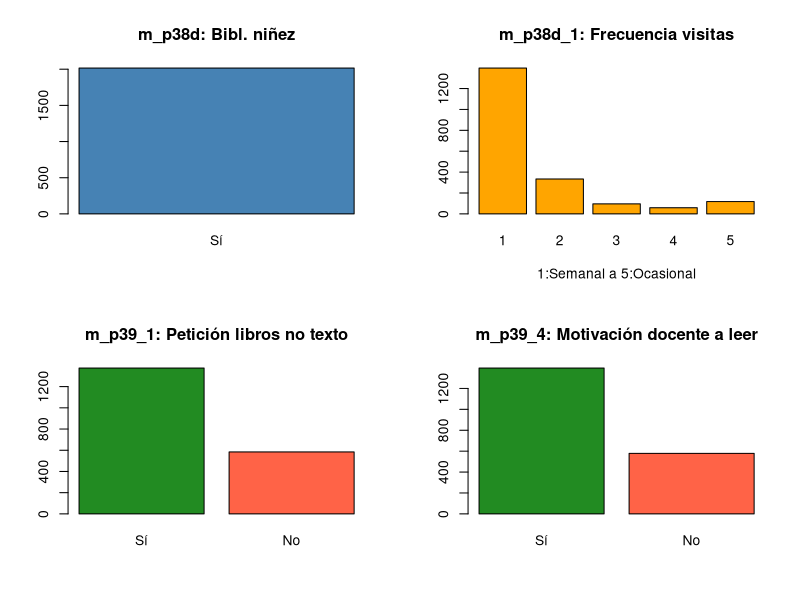
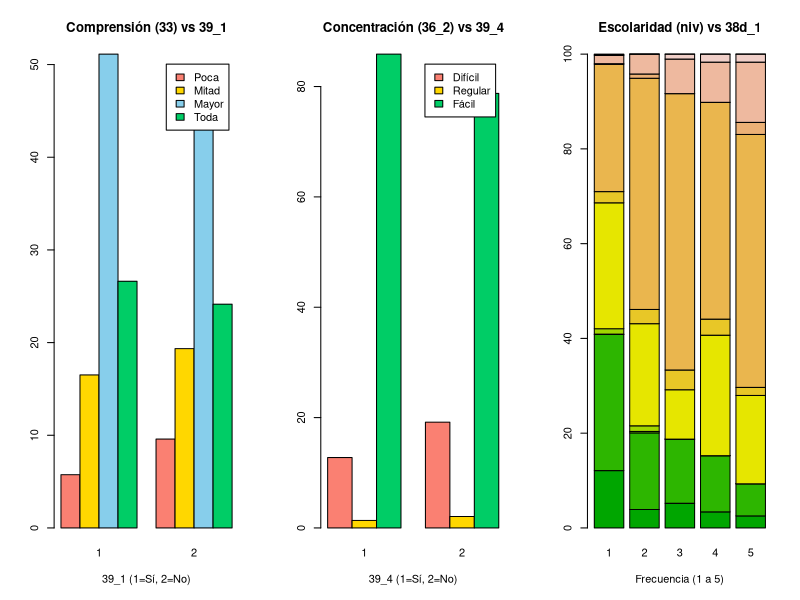

Source code (R) for these figures, in order:
# Guardar los datos en un datafram y identificar las variables
# Con las que debo trabajar
datos = read.csv("MOLEC_2025_limpia.csv")
vars = c("m_p38d", "m_p38d_1", "m_p39_1", "m_p39_4")


# -----------------
# Convertir el valor 9 a NA
# -----------------

# Contar cuantas veces aparece el valor 9 en cada variable
conteo_9 = sapply(datos[vars], function(x) sum(x == 9, na.rm = TRUE))

# Calcular el porcentaje de veces que aparece el 9 en cada variable
pct_9 = sapply(datos[vars], function(x) round(mean(x == 9, na.rm = TRUE) * 100, 2))

# Imprimir los resultados en un data frame 
reporte_9 = data.frame(Variable = vars, Conteo_9 = conteo_9, Porcentaje = paste0(pct_9, "%"))
print(reporte_9, row.names = FALSE)

# En cada variable, convertir el valor 9 a NA
datos[vars] <- lapply(datos[vars], function(x) ifelse(x == 9, NA, x))


# -----------------
# Descripcion de variables
# -----------------

# Data frame que describe cada variable
descripcion <- data.frame(
  Variable = vars,
  Pregunta = c(
    "¿Padres lo llevaban a bibliotecas/librerías de niño?",
    "Frecuencia con que lo llevaban a bibliotecas/librerías",
    "¿Maestros de primaria pedían leer libros no de texto?",
    "¿Maestros de primaria motivaban a leer libros?"
  ),
  Tipo = c("Dicotómica (1=Sí)", "Ordinal (1=Semanal a 5=Ocasional)", "Dicotómica (1=Sí, 2=No)", "Dicotómica (1=Sí, 2=No)"),
  Pct_NoRecuerda = paste0(pct_9, "%"),
  Validos_N = sapply(datos[vars], function(x) sum(!is.na(x)))
)
print(descripcion, row.names = FALSE)

# -----------------
# Tablas de frecuencias
# -----------------
for (v in vars) {
  cat("\nVariable:", v, "\n")
  print(round(prop.table(table(datos[[v]])) * 100, 2))
}

# -----------------
# Graficos univariados
# -----------------
par(mfrow = c(2, 2))
barplot(table(datos$m_p38d), main = "m_p38d: Bibl. niñez", col = "steelblue", names.arg = "Sí")
barplot(table(datos$m_p38d_1), main = "m_p38d_1: Frecuencia visitas", col = "orange", xlab = "1:Semanal a 5:Ocasional")
barplot(table(datos$m_p39_1), main = "m_p39_1: Petición libros no texto", col = c("forestgreen", "tomato"), names.arg = c("Sí", "No"))
barplot(table(datos$m_p39_4), main = "m_p39_4: Motivación docente a leer", col = c("forestgreen", "tomato"), names.arg = c("Sí", "No"))
par(mfrow = c(1, 1))

# Hacer los cruces de cada variables con las variables: m_p33, m_p36_2 y niv
cruces = c("m_p33", "m_p36_2", "niv")
for (cruz in cruces) {
  cat("\n-------------------------------------------------------------")
  cat("\n>>> CRUCES CONTRA:", cruz, "\n")
  for (v in c("m_p38d_1", "m_p39_1", "m_p39_4")) {
    cat("\n--", v, "vs", cruz, "--\n")
    tab <- table(datos[[v]], datos[[cruz]])
    print(round(prop.table(tab, 1) * 100, 1))
    chi <- suppressWarnings(chisq.test(tab))
    cat(sprintf("Chi2 = %.2f, p-valor = %.4g\n", chi$statistic, chi$p.value))
  }
}

# Graficos de los cruces
par(mfrow = c(1, 3))
barplot(prop.table(table(datos$m_p33, datos$m_p39_1), 2) * 100, beside = TRUE,
        col = c("salmon", "gold", "skyblue", "springgreen3"),
        main = "Comprensión (33) vs 39_1", xlab = "39_1 (1=Sí, 2=No)",
        legend.text = c("Poca", "Mitad", "Mayor", "Toda"))

barplot(prop.table(table(datos$m_p36_2, datos$m_p39_4), 2) * 100, beside = TRUE,
        col = c("salmon", "gold", "springgreen3"),
        main = "Concentración (36_2) vs 39_4", xlab = "39_4 (1=Sí, 2=No)",
        legend.text = c("Difícil", "Regular", "Fácil"))

barplot(prop.table(table(datos$niv, datos$m_p38d_1), 2) * 100,
        col = terrain.colors(11),
        main = "Escolaridad (niv) vs 38d_1", xlab = "Frecuencia (1 a 5)")
par(mfrow = c(1, 1))

# -----------------
# Interpretacion de los resultados
# -----------------
cat("1. Los estímulos escolares de primaria (m_p39_1 y m_p39_4) se asocian de forma estadísticamente\n",
    "   significativa con una mejor comprensión (p = 0.004) y mayor facilidad para concentrarse (p < 0.001).\n",
    "2. En la infancia, toda la muestra analizada asistió a bibliotecas o librerías (m_p38d = 100%),\n",
    "   predominando una frecuencia semanal (69.7%) y registrándose sólo 0.64% que 'no recuerda' (convertido a NA).\n",
    "3. La frecuencia de asistencia a bibliotecas (m_p38d_1) se asocia con un mayor nivel de escolaridad (p < 0.001),\n",
    "   donde más de la mitad de los visitantes frecuentes alcanzó estudios profesionales o de posgrado.\n",
    "4. En conclusión, los estímulos lectores tempranos (en casa y primaria) impactan positivamente tanto en el\n",
    "   nivel de escolaridad alcanzado como en las competencias de comprensión y atención en la vida adulta.\n")
